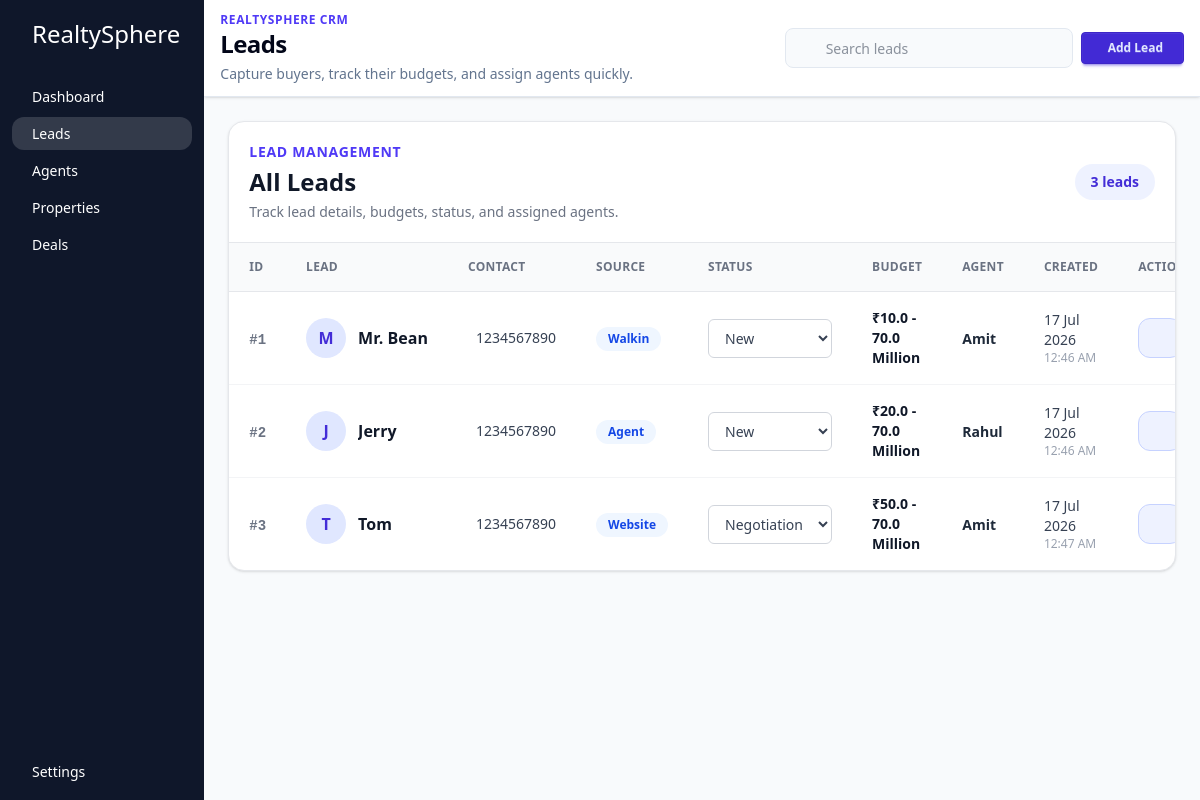
Before: /lead/ with the older database file.
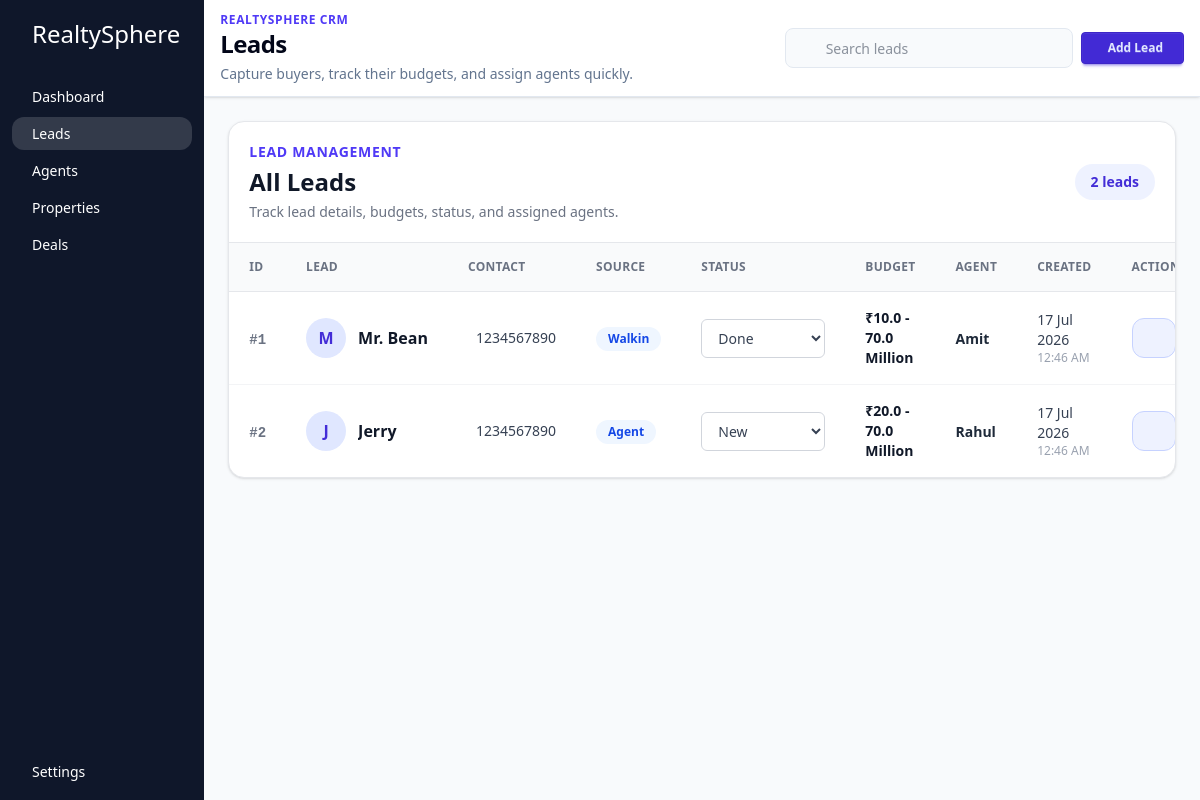
After: the same page with the newer database file.
### core/models.py (models this page shows, shortened)
class Lead(models.Model):
    class LeadStatus(models.TextChoices):
        NEW = 'new','New'
        CONTACTED = 'contacted','Contacted'
        SITE_VISITED = 'Site Visited','Site Visited'
        NEGOTIATION = 'Negotiation','Negotiation'
        LOST = 'Lost','Lost'
        DONE = 'Done','Done'
    class SourceType(models.TextChoices):
        WEBSITE = 'Website','Website'
        WALKIN = 'Walkin','Walkin'
        SOCIAL_MEDIA = 'Social Media','Social Media'
        AGENT = 'Agent','Agent'
    fullname = models.CharField(max_length=255)
    phone_number = models.CharField(max_length=10)
    source = models.CharField(max_length=255, choices = SourceType.choices) #webiste or walkin or social media post or agents
    interested_property_types = models.ForeignKey(to=Property, on_delete=models.SET_NULL, related_name='interested_leads', null=True, blank=True)
    min_budget = models.DecimalField(max_digits=12, decimal_places=2)
    max_budget = models.DecimalField(max_digits=12, decimal_places=2)
    status = models.CharField(max_length=255, choices=LeadStatus.choices) #new, contacted, interested, not interested, closed
    assigned_agent = models.ForeignKey(to=Agent, on_delete=models.SET_NULL, related_name='assigned_leads', null=True, blank=True)
    updated_at = models.DateTimeField(auto_now=True)
    created_at = models.DateTimeField(auto_now_add=True)
    def get_budget_range(self):
        start = intword(self.min_budget).split(" ")[0]
        end = intword(self.max_budget).split(" ")[0]
        unit = intword(self.max_budget).split(" ")[-1]
        return f"{start} - {end} {unit}"

class Agent(models.Model):
    user = models.OneToOneField(to=User, on_delete=models.CASCADE) # prefer to use get_user_model() instead of User model directly
    profile_picture = models.ImageField(upload_to='profile', default='profile/default.jpg')
    phone_number = models.CharField(max_length=10)
    region = models.CharField(max_length=50)
    commission_share = models.DecimalField(max_digits=4, decimal_places=2)
    monthly_target = models.DecimalField(max_digits=10, decimal_places=2)
    created_at = models.DateTimeField(auto_now_add=True)
    def __str__(self):
        return self.user.get_full_name() or self.user.username

### core/views.py (the view, shortened to what this page needs)
# urls.py: path("lead/", views.leads, name = 'leads' ),
def leads(request):
    form = LeadForm(request.POST or None, request.FILES or None)
    if request.method == 'POST' and form.is_valid():
        form.save()
        return redirect('leads')
    queryset = Lead.objects.select_related("assigned_agent__user", "interested_property_types").all()
    query = request.GET.get("q", "").strip()
    context = {
        "leads": queryset,
        "form": form,
        "lead_status": Lead.LeadStatus.choices,
    }
    return render(request, 'pages/leads.html', context)

### core/forms.py
class LeadForm(forms.ModelForm):
    class Meta:
        model = Lead
        fields = "__all__"

### core/models.py (called while the page is built)
    def __str__(self):
        return self.title

### core/templates/pages/leads.html (shortened to what this page needs)
{% extends 'base.html' %}
{% block title %}Leads{% endblock %}
{% block subtitle %}Capture buyers, track their budgets, and assign agents quickly.{% endblock %}
{% block add_button_label %}Add Lead{% endblock %}
{% block search_placeholder %}Search leads{% endblock %}
{% block content %}
{% include 'components/leadscontainer.html' %}
{% endblock %}

### core/templates/components/leadscontainer.html (shortened to what the changed rows need)
{% load humanize %}
<section class="rounded-2xl border border-gray-200 bg-white shadow-sm">
  <div class="flex flex-col gap-3 border-b border-gray-200 px-5 py-5 sm:flex-row sm:items-center sm:justify-between">
    <div>
      <p class="text-sm font-semibold uppercase tracking-wider text-indigo-600">Lead Management</p>
      <h2 class="mt-1 text-2xl font-bold text-gray-900">All Leads</h2>
      <p class="mt-1 text-sm text-gray-500">Track lead details, budgets, status, and assigned agents.</p>
    </div>
    <div class="w-fit rounded-full bg-indigo-50 px-4 py-2 text-sm font-semibold text-indigo-700">{{ leads|length }} lead{{ leads|length|pluralize }}</div>
  </div>
  {% if leads %}
    <div class="overflow-x-auto">
      <table class="w-full min-w-[1000px] text-left">
        <thead class="bg-gray-50">
          <tr class="border-b border-gray-200 text-xs font-semibold uppercase tracking-wide text-gray-500">
            <th class="px-5 py-4">ID</th>
            <th class="px-5 py-4">Lead</th>
            <th class="px-5 py-4">Contact</th>
            <th class="px-5 py-4">Source</th>
            <th class="px-5 py-4">Status</th>
            <th class="px-5 py-4">Budget</th>
            <th class="px-5 py-4">Agent</th>
            <th class="px-5 py-4">Created</th>
            <th class="px-5 py-4">Actions</th>
          </tr>
        </thead>
        <tbody class="divide-y divide-gray-100">
          {% for lead in leads %}
            <tr data-search-item class="transition-colors duration-200 hover:bg-indigo-50/40">
              <td class="px-5 py-4">
                <span class="font-mono text-sm font-semibold text-gray-500">#{{ lead.id }}</span>
              </td>
              <td class="px-5 py-4">
                <div class="flex items-center gap-3">
                  <div class="flex h-10 w-10 shrink-0 items-center justify-center rounded-full bg-indigo-100 font-bold text-indigo-700">{{ lead.fullname|slice:':1'|upper }}</div>
                  <div class="min-w-0">
                    <p class="truncate font-semibold text-gray-900">{{ lead.fullname }}</p>
                  </div>
                </div>
              </td>
              <td class="px-5 py-4">
                <div class="flex items-center gap-2 text-sm text-gray-700">
                  <span>{{ lead.phone_number }}</span>
                </div>
              </td>
              <td class="px-5 py-4">
                <span class="inline-flex rounded-full bg-blue-50 px-3 py-1 text-xs font-semibold text-blue-700">{{ lead.get_source_display|default:lead.source }}</span>
              </td>
              <td class="px-5 py-4">
                <form action="{% url 'update_lead_status' lead.id %}" method="post">
                  <select name="status" onchange="this.form.submit()" class="rounded-md border border-gray-300 bg-white py-2 px-3 text-sm text-gray-700 focus:outline-none focus:ring-2 focus:ring-indigo-500">
                  {% for value, label in lead_status %}
                    {% if value == lead.status %}
                      <option value="{{ value }}" selected>{{ label }}</option>
                    {% else %}
                      <option value="{{ value }}">{{ label }}</option>
                    {% endif %}
                  {% endfor %}
                  </select>
                </form>
              </td>
              <td class="px-5 py-4">
                <div>
                  <p class="text-sm font-bold text-gray-900 capitalize">&#8377;{{ lead.get_budget_range }}</p>
                </div>
              </td>
              <td class="px-5 py-4">
                {% if lead.assigned_agent %}
                  <div class="flex items-center gap-3">
                    <div class="min-w-0">
                      <a href="{% url 'agents'  %}" class="truncate text-sm font-semibold text-gray-800">{{ lead.assigned_agent.user.get_full_name|default:lead.assigned_agent.user.username }}</a>
                    </div>
                  </div>
                {% else %}
                  <span class="rounded-full bg-gray-100 px-3 py-1 text-xs font-medium text-gray-500">Unassigned</span>
                {% endif %}
              </td>
              <td class="px-5 py-4">
                <p class="text-sm font-medium text-gray-700">{{ lead.created_at|date:'d M Y' }}</p>
                <p class="text-xs text-gray-400">{{ lead.created_at|time:'h:i A' }}</p>
              </td>
              <td class="px-5 py-4">
                <div class="flex items-center gap-2">
                  <a href="{% url 'edit_lead' lead.id %}" class="flex h-10 w-11 items-center justify-center rounded-xl border border-indigo-200 bg-indigo-50 text-indigo-600 transition hover:border-indigo-300 hover:bg-indigo-100" aria-label="Edit lead"></a>
                </div>
            </tr>
          {% endfor %}
        </tbody>
      </table>
    </div>
  {% endif %}
</section>

Changed rows visible on the page:
removed Lead: id "3", fullname "T", fullname "Tom", phone_number "1234567890", source "Website", status "Negotiation", get_budget_range "50.0 - 70.0 Million", assigned_agent.user.get_full_name "Amit", created_at "17 Jul 2026", created_at "12:47 AM"
changed Lead "Mr. Bean": status "New" → "Done"
Other visible differences:
{{ leads|length }}: "3" → "2"
